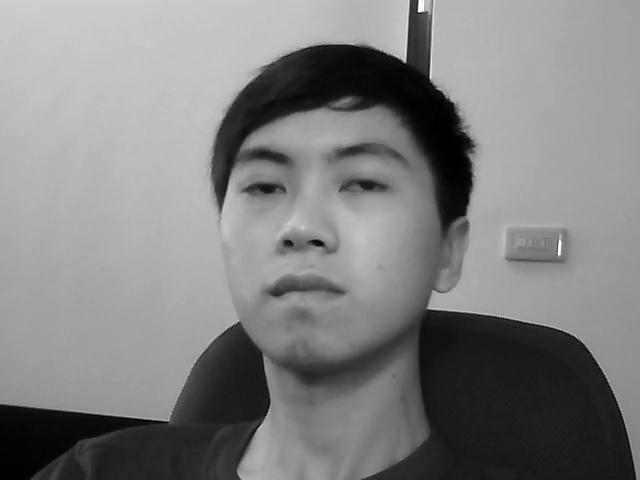
#> input picture HuanLuyen/test/images/001_noglasses_nonsleepyCombination_1892_notdrowsy_jpg.rf.f1a3fe36f8b684caea7f656109e0fc19.jpg, 640 x 480 px
$ python -i preprocess.py   (imports and definitions only)
#> lines starting #> are read from the running program, lines starting #| are printed output that depends on the picture
#> further down, picture is the input picture: shape (480, 640, 3); min 0, max 255, mean 128.3
import cv2
import numpy as np

def apply_clahe(image):
    """Cân bằng độ sáng cục bộ (Hữu ích cho lái xe ban đêm)"""
    lab = cv2.cvtColor(image, cv2.COLOR_BGR2LAB)
#> lab: shape (480, 640, 3); mean of channels 0, 1, 2 133.9, 128, 128
    l, a, b = cv2.split(lab)
#> a: shape (480, 640); every value is 128
    clahe = cv2.createCLAHE(clipLimit=3.0, tileGridSize=(8,8))
    cl = clahe.apply(l)
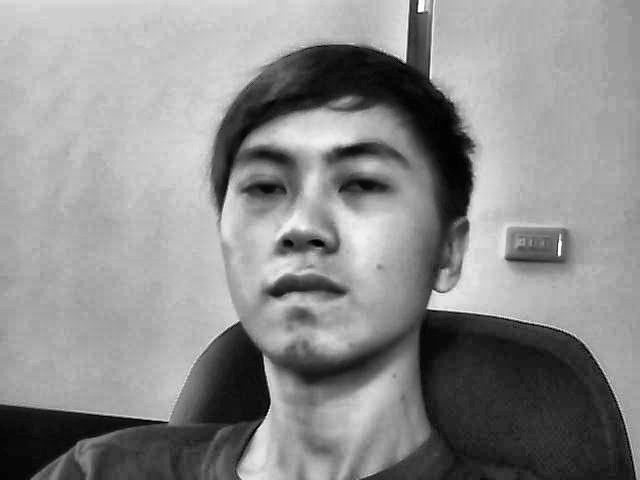
#> cl: shape (480, 640); min 0, max 255, mean 139.3
    limg = cv2.merge((cl,a,b))
#> limg: shape (480, 640, 3); mean of channels 0, 1, 2 139.3, 128, 128
    return cv2.cvtColor(limg, cv2.COLOR_LAB2BGR)

def detect_occlusion(yolo_results):
    """
    Logic xác định vật cản dựa trên class của YOLO
    Nếu thấy nhãn 'mask' hoặc 'sunglasses' với confidence cao
    """
    occlusion_status = {"mask": False, "sunglasses": False}
    for r in yolo_results:
        for box in r.boxes:
            cls = int(box.cls[0])
            label = r.names[cls]
            if label == 'mask': occlusion_status['mask'] = True
            if label == 'sunglasses': occlusion_status['sunglasses'] = True
    return occlusion_status

>>> import cv2
>>> picture = cv2.imread('../HuanLuyen/test/images/001_noglasses_nonsleepyCombination_1892_notdrowsy_jpg.rf.f1a3fe36f8b684caea7f656109e0fc19.jpg')
>>> result = apply_clahe(picture)

$ run again, on HuanLuyen/test/images/001_noglasses_sleepyCombination_791_drowsy_jpg.rf.fc72a13d485e9f025a17749a00f87b2e.jpg
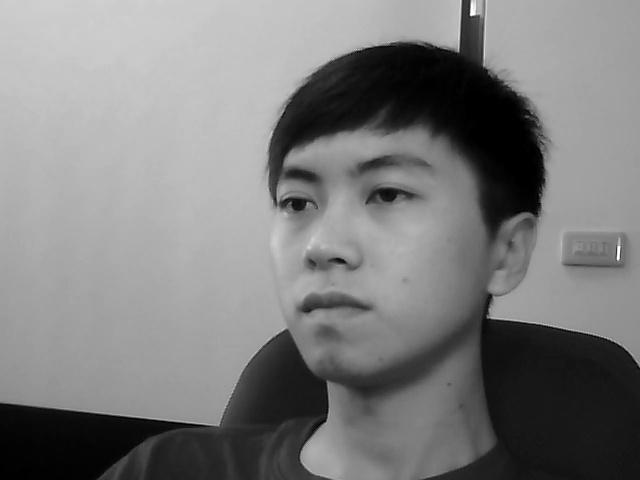
#> input picture HuanLuyen/test/images/001_noglasses_sleepyCombination_791_drowsy_jpg.rf.fc72a13d485e9f025a17749a00f87b2e.jpg, 640 x 480 px
#> picture is the input picture: shape (480, 640, 3); min 0, max 255, mean 124.8
#> lab: shape (480, 640, 3); mean of channels 0, 1, 2 130.1, 128, 128
#> a: shape (480, 640); every value is 128
#> in apply_clahe, `cl = clahe.apply(l)`:
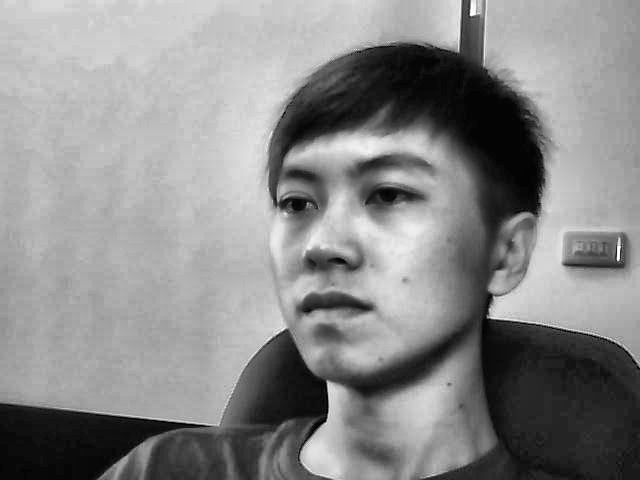
#> cl: shape (480, 640); min 0, max 255, mean 137.6
#> limg: shape (480, 640, 3); mean of channels 0, 1, 2 137.6, 128, 128

$ run again, on HuanLuyen/test/images/002_glasses_nonsleepyCombination_1339_notdrowsy_jpg.rf.29ed28e7d38b51e2228488758c60a212.jpg
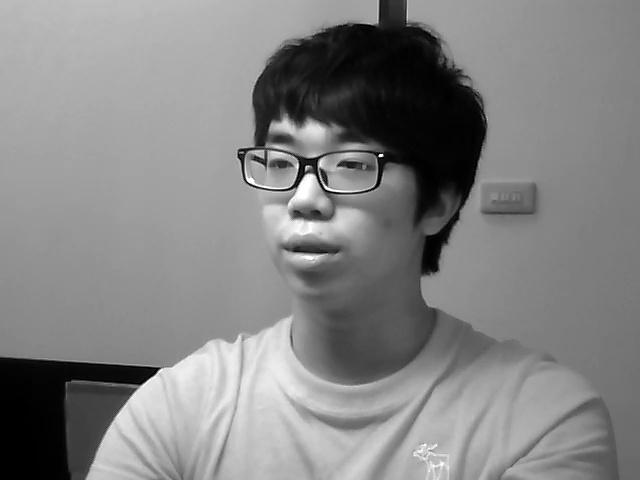
#> input picture HuanLuyen/test/images/002_glasses_nonsleepyCombination_1339_notdrowsy_jpg.rf.29ed28e7d38b51e2228488758c60a212.jpg, 640 x 480 px
#> picture is the input picture: shape (480, 640, 3); min 0, max 255, mean 131.8
#> lab: shape (480, 640, 3); mean of channels 0, 1, 2 138.4, 128, 128
#> a: shape (480, 640); every value is 128
#> in apply_clahe, `cl = clahe.apply(l)`:
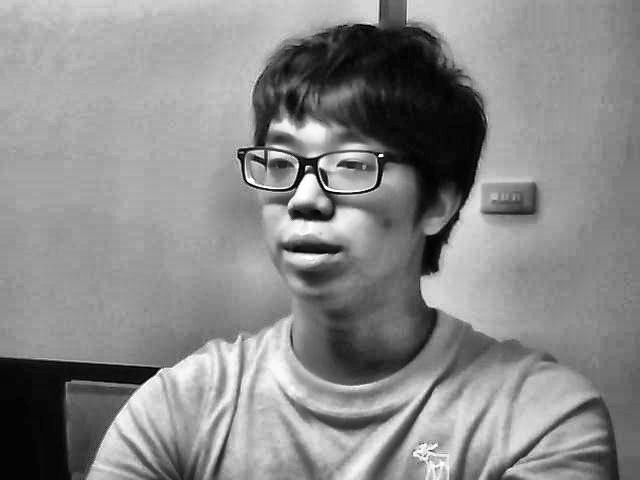
#> cl: shape (480, 640); min 1, max 255, mean 137.3
#> limg: shape (480, 640, 3); mean of channels 0, 1, 2 137.3, 128, 128

$ run again, on HuanLuyen/test/images/002_glasses_nonsleepyCombination_805_notdrowsy_jpg.rf.ba9a9ec03e451de26d7b422f6a4a8502.jpg
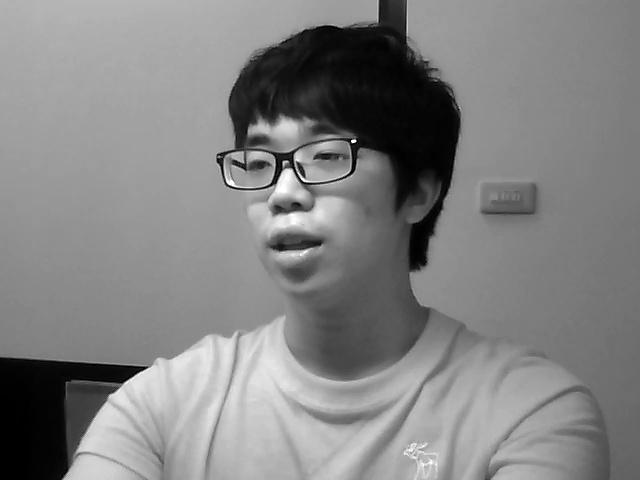
#> input picture HuanLuyen/test/images/002_glasses_nonsleepyCombination_805_notdrowsy_jpg.rf.ba9a9ec03e451de26d7b422f6a4a8502.jpg, 640 x 480 px
#> picture is the input picture: shape (480, 640, 3); min 0, max 255, mean 130.4
#> lab: shape (480, 640, 3); mean of channels 0, 1, 2 137.3, 128, 128
#> a: shape (480, 640); every value is 128
#> in apply_clahe, `cl = clahe.apply(l)`:
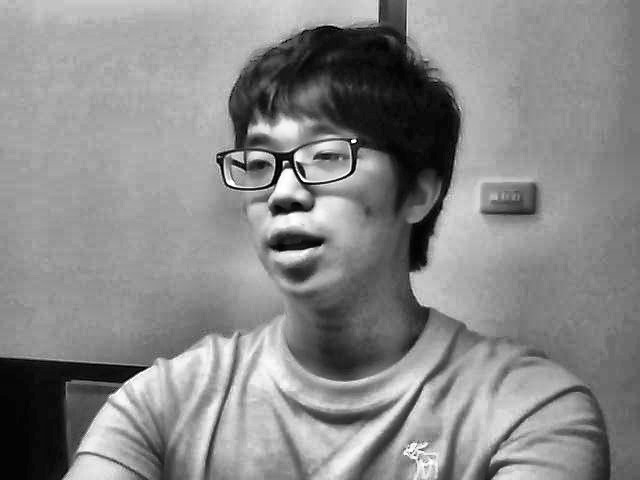
#> cl: shape (480, 640); min 0, max 255, mean 136.4
#> limg: shape (480, 640, 3); mean of channels 0, 1, 2 136.4, 128, 128
